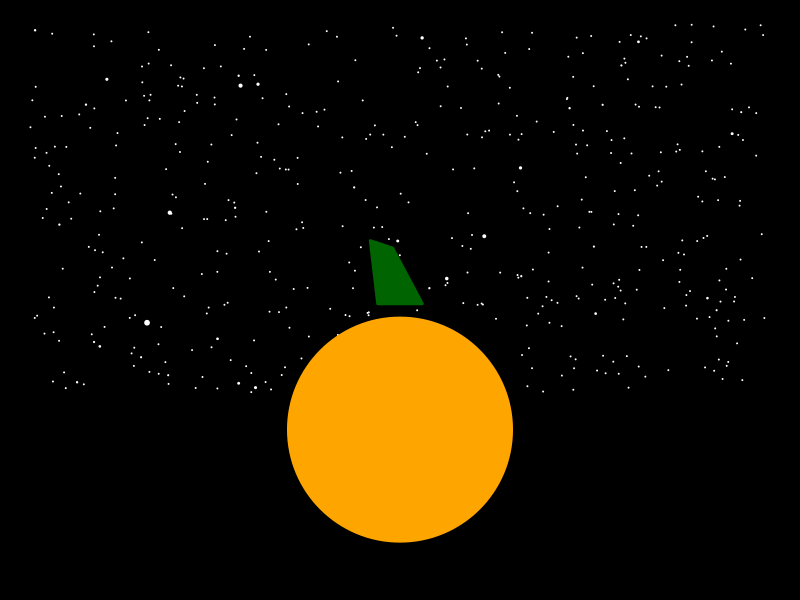

R code for this plot:
# ------------------------------------------------------------------#
# --------------------- Pumpkin Carving with R ---------------------#
# --------------------------- Jeff Wagner --------------------------#
# ------------------------ October 20, 2020 ------------------------#
# -- Adapted from the BMSC Blog (https://bmscblog.wordpress.com/) --#
# -------------------- Original by Allan Roberts -------------------#
# ------------------------------------------------------------------#

# Set the background and build our pumpkin
par(bg=1, mar=c(0,0,0,0))
plot(c(0,0), cex=0, xlim=c(-1,1), ylim=c(1.5,0))
X <- runif(500,-1,1)
Y <- runif(500,0,1)
M <- rchisq(500,1)/20
points(Y~X, cex=M, pch=19, col= "white") # let's make some stars to set the mood
points(0,1.1, pch=19, col= "orange",cex=30) # now make our pumpkin 
polygon(c(-0.06, -0.08, -0.02, 0.06), c(0.76, 0.59, 0.61, 0.76),  # don't forget the stem!
        col= "darkgreen",
        border= "darkgreen",
        lwd=3, lty= "solid")

## NOTE: You can change the number of points used for each polygon by adjusting the value within the locator() function ##


# Use the mouse to carve the eyes, clicking at 4 points for each polygon
for (i in 1:2){
  polygon(locator(4),col=7)
}

# Then, carve the nose, clicking at 3 points
polygon(locator(3), col = 7)

# Finally, carve the mouth, clicking at 10 points
polygon(locator(10), col = 7)

# Congratulations, you just carved your first virtual pumpkin with R! You're being a nerd for Halloween!
